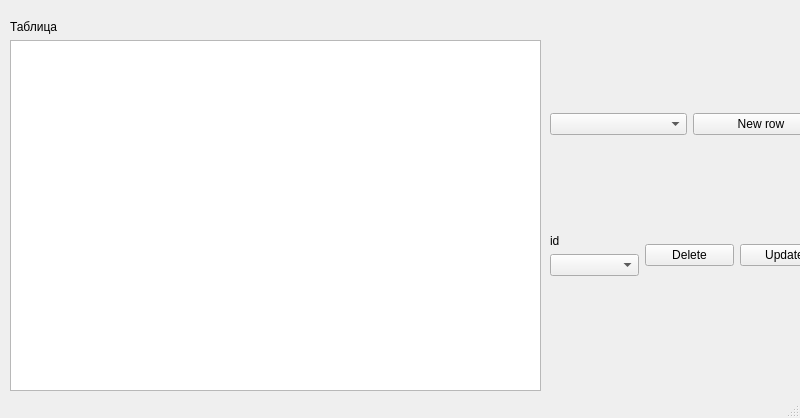
<?xml version="1.0" encoding="UTF-8"?>
<ui version="4.0">
 <class>MainWindow</class>
 <widget class="QMainWindow" name="MainWindow">
  <property name="geometry">
   <rect>
    <x>0</x>
    <y>0</y>
    <width>800</width>
    <height>418</height>
   </rect>
  </property>
  <property name="windowTitle">
   <string>База(основа) данных</string>
  </property>
  <widget class="QWidget" name="centralwidget">
   <widget class="QWidget" name="layoutWidget">
    <property name="geometry">
     <rect>
      <x>550</x>
      <y>20</y>
      <width>279</width>
      <height>351</height>
     </rect>
    </property>
    <layout class="QVBoxLayout" name="verticalLayout_3">
     <item>
      <layout class="QHBoxLayout" name="horizontalLayout_2">
       <item>
        <widget class="QComboBox" name="changetables"/>
       </item>
       <item>
        <widget class="QPushButton" name="newrow">
         <property name="text">
          <string>New row</string>
         </property>
        </widget>
       </item>
      </layout>
     </item>
     <item>
      <layout class="QHBoxLayout" name="horizontalLayout">
       <item>
        <layout class="QVBoxLayout" name="verticalLayout_2">
         <item>
          <widget class="QLabel" name="label_2">
           <property name="text">
            <string>id</string>
           </property>
          </widget>
         </item>
         <item>
          <widget class="QComboBox" name="idch"/>
         </item>
        </layout>
       </item>
       <item>
        <widget class="QPushButton" name="delete_2">
         <property name="text">
          <string>Delete</string>
         </property>
        </widget>
       </item>
       <item>
        <widget class="QPushButton" name="upd">
         <property name="text">
          <string>Update</string>
         </property>
        </widget>
       </item>
      </layout>
     </item>
    </layout>
   </widget>
   <widget class="QWidget" name="layoutWidget">
    <property name="geometry">
     <rect>
      <x>10</x>
      <y>20</y>
      <width>531</width>
      <height>371</height>
     </rect>
    </property>
    <layout class="QVBoxLayout" name="verticalLayout">
     <item>
      <widget class="QLabel" name="label">
       <property name="text">
        <string>Таблица</string>
       </property>
      </widget>
     </item>
     <item>
      <widget class="QTableWidget" name="table">
       <property name="editTriggers">
        <set>QAbstractItemView::NoEditTriggers</set>
       </property>
      </widget>
     </item>
    </layout>
   </widget>
  </widget>
  <widget class="QStatusBar" name="statusbar"/>
 </widget>
 <resources/>
 <connections/>
</ui>
